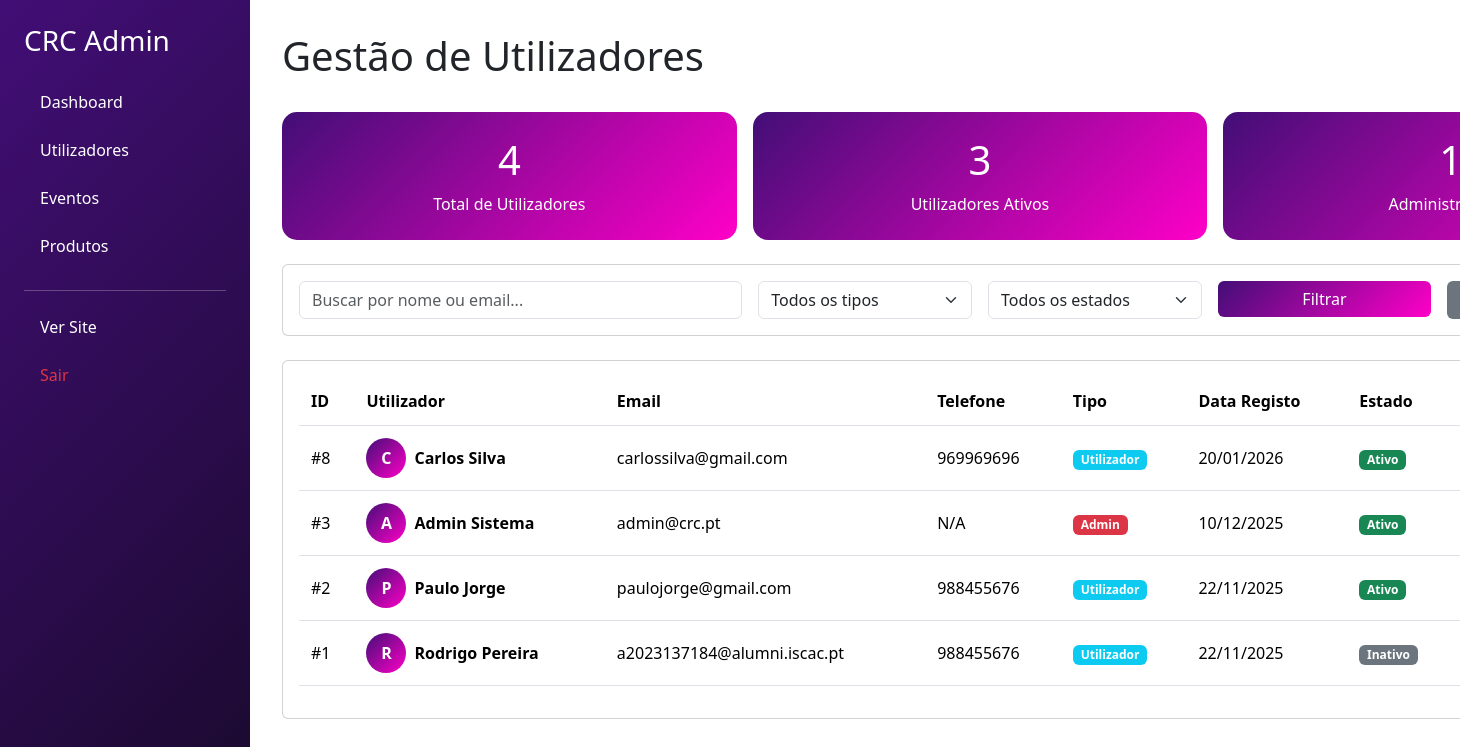
The page /admin/utilizadores.php (signed in) on the database its author committed.
### tables this page shows
CREATE TABLE IF NOT EXISTS `utilizador` (
  `id_utilizador` int NOT NULL AUTO_INCREMENT,
  `primeiro_nome` varchar(100) NOT NULL,
  `ultimo_nome` varchar(100) NOT NULL,
  `email` varchar(255) NOT NULL,
  `telefone` varchar(20) DEFAULT NULL,
  `data_nascimento` date NOT NULL,
  `genero` enum('masculino','feminino','outro','prefiro-nao-dizer') DEFAULT NULL,
  `password_hash` varchar(255) NOT NULL,
  `data_registo` timestamp NULL DEFAULT CURRENT_TIMESTAMP,
  `data_ultima_atualizacao` timestamp NULL DEFAULT CURRENT_TIMESTAMP ON UPDATE CURRENT_TIMESTAMP,
  `ativo` tinyint(1) DEFAULT '1',
  `tipo` enum('utilizador','admin') DEFAULT 'utilizador',
  `email_verificado` tinyint(1) DEFAULT '0',
  `token_verificacao` varchar(100) DEFAULT NULL,
  `token_recuperacao_password` varchar(100) DEFAULT NULL,
  `data_expiracao_token` datetime DEFAULT NULL,
  `tentativas_login` int DEFAULT '0',
  `bloqueado_ate` datetime DEFAULT NULL,
  PRIMARY KEY (`id_utilizador`) USING BTREE,
  UNIQUE KEY `email` (`email`),
  KEY `idx_email` (`email`),
  KEY `idx_data_registo` (`data_registo`)
);

### admin/utilizadores.php (the view, shortened to what this page needs)
<?php
require_once '../includes/db_connect.php';
$sql = "SELECT * FROM utilizador";
$sql .= " ORDER BY data_registo DESC";
$stmt = $conn->prepare($sql);
$stmt->execute();
$utilizadores = $stmt->get_result();
$stmt = $conn->query("SELECT COUNT(*) as total FROM utilizador");
$total_users = $stmt->fetch_assoc()['total'];
$stmt = $conn->query("SELECT COUNT(*) as total FROM utilizador WHERE ativo = 1");
$users_ativos = $stmt->fetch_assoc()['total'];
$stmt = $conn->query("SELECT COUNT(*) as total FROM utilizador WHERE tipo = 'admin'");
$total_admins = $stmt->fetch_assoc()['total'];
?>
<!DOCTYPE html>
<html lang="pt-pt">
<head>
    <link href="https://cdn.jsdelivr.net/npm/bootstrap@5.3.2/dist/css/bootstrap.min.css" rel="stylesheet">
</head>
<body>
    <div class="container-fluid">
        <div class="row">
            <?php include 'includesadm/adminsidebar.php'; ?>
            <div class="main-content">
                <div class="d-flex justify-content-between align-items-center mb-4">
                    <h1>Gestão de Utilizadores</h1>
                </div>
                <div class="row g-3 mb-4">
                    <div class="col-md-4">
                        <div class="stat-card">
                            <h3><?php echo $total_users; ?></h3>
                            <p class="mb-0">Total de Utilizadores</p>
                        </div>
                    </div>
                    <div class="col-md-4">
                        <div class="stat-card">
                            <h3><?php echo $users_ativos; ?></h3>
                            <p class="mb-0">Utilizadores Ativos</p>
                        </div>
                    </div>
                    <div class="col-md-4">
                        <div class="stat-card">
                            <h3><?php echo $total_admins; ?></h3>
                            <p class="mb-0">Administradores</p>
                        </div>
                    </div>
                </div>
                <div class="card mb-4">
                    <div class="card-body">
                        <form method="GET" class="row g-3">
                            <div class="col-md-4">
                                <input type="text" class="form-control" name="search" placeholder="Buscar por nome ou email..." value="<?php echo htmlspecialchars($_GET['search'] ?? ''); ?>">
                            </div>
                            <div class="col-md-2">
                                <select class="form-select" name="tipo">
                                    <option value="">Todos os tipos</option>
                                </select>
                            </div>
                            <div class="col-md-2">
                                <select class="form-select" name="ativo">
                                    <option value="">Todos os estados</option>
                                </select>
                            </div>
                            <div class="col-md-2">
                                <button type="submit" class="btn btn-primary w-100">Filtrar</button>
                            </div>
                            <div class="col-md-2">
                                <a href="?" class="btn btn-clear-filters w-100">Limpar</a>
                            </div>
                        </form>
                    </div>
                </div>
                <div class="card">
                    <div class="card-body">
                        <?php if ($utilizadores->num_rows > 0): ?>
                        <div class="table-responsive">
                            <table class="table table-hover table-compact">
                                <thead>
                                    <tr>
                                        <th>ID</th>
                                        <th>Utilizador</th>
                                        <th>Email</th>
                                        <th>Telefone</th>
                                        <th>Tipo</th>
                                        <th>Data Registo</th>
                                        <th>Estado</th>
                                        <th>Ações</th>
                                    </tr>
                                </thead>
                                <tbody>
                                    <?php while($user = $utilizadores->fetch_assoc()):
                                    ?>
                                    <tr>
                                        <td>#<?php echo $user['id_utilizador']; ?></td>
                                        <td>
                                            <div class="d-flex align-items-center gap-2">
                                                <div class="user-avatar">
                                                    <?php echo strtoupper(substr($user['primeiro_nome'], 0, 1)); ?>
                                                </div>
                                                <div>
                                                    <strong><?php echo htmlspecialchars($user['primeiro_nome'] . ' ' . $user['ultimo_nome']); ?></strong>
                                                </div>
                                            </div>
                                        </td>
                                        <td><?php echo htmlspecialchars($user['email']); ?></td>
                                        <td><?php echo htmlspecialchars($user['telefone'] ?? 'N/A'); ?></td>
                                        <td>
                                            <span class="badge <?php echo $user['tipo'] == 'admin' ? 'bg-danger' : 'bg-info'; ?>">
                                                <?php echo ucfirst($user['tipo']); ?>
                                            </span>
                                        </td>
                                        <td><?php echo date('d/m/Y', strtotime($user['data_registo'])); ?></td>
                                        <td>
                                            <span class="badge <?php echo $user['ativo'] ? 'bg-success' : 'bg-secondary'; ?>">
                                                <?php echo $user['ativo'] ? 'Ativo' : 'Inativo'; ?>
                                            </span>
                                        </td>
                                        <td>
                                        </td>
                                    </tr>
                                    <?php endwhile; ?>
                                </tbody>
                            </table>
                        </div>
                        <?php endif; ?>
                    </div>
                </div>
            </div>
        </div>
    </div>
</body>
</html>

### admin/utilizadores.php (style rules this page uses)
:root { --primary: #420e76; --accent: #FF00C8; }
.main-content { margin-left: 250px; padding: 2rem; }
.btn-primary { background: linear-gradient(135deg, var(--primary) 0%, var(--accent) 100%); border: none; }
.stat-card { background: linear-gradient(135deg, var(--primary) 0%, var(--accent) 100%); border-radius: 15px; padding: 1.5rem; color: white; text-align: center; transition: transform 0.3s; }
.stat-card h3 { font-size: 2.5rem; margin-bottom: 0.5rem; }
.table-compact th, .table-compact td { padding: 0.75rem; vertical-align: middle; }
.user-avatar { width: 40px; height: 40px; border-radius: 50%; background: linear-gradient(135deg, var(--primary) 0%, var(--accent) 100%); display: flex; align-items: center; justify-content: center; color: white; font-weight: bold; }
.btn-clear-filters { background-color: #6c757d; color: white; }

### rows shown on the page
utilizador: id_utilizador "8", primeiro_nome "C", primeiro_nome+ultimo_nome "Carlos Silva", email "carlossilva@gmail.com", telefone "969969696", tipo "Utilizador", data_registo "20/01/2026", ativo "Ativo"
utilizador: id_utilizador "3", primeiro_nome "A", primeiro_nome+ultimo_nome "Admin Sistema", email "admin@crc.pt", telefone "N/A", tipo "Admin", data_registo "10/12/2025", ativo "Ativo"
utilizador: id_utilizador "2", primeiro_nome "P", primeiro_nome+ultimo_nome "Paulo Jorge", email "paulojorge@gmail.com", telefone "988455676", tipo "Utilizador", data_registo "22/11/2025", ativo "Ativo"
utilizador: id_utilizador "1", primeiro_nome "R", primeiro_nome+ultimo_nome "Rodrigo Pereira", email "a2023137184@alumni.iscac.pt", telefone "988455676", tipo "Utilizador", data_registo "22/11/2025", ativo "Inativo"

### other values the page prints
$total_users "4"
$users_ativos "3"
